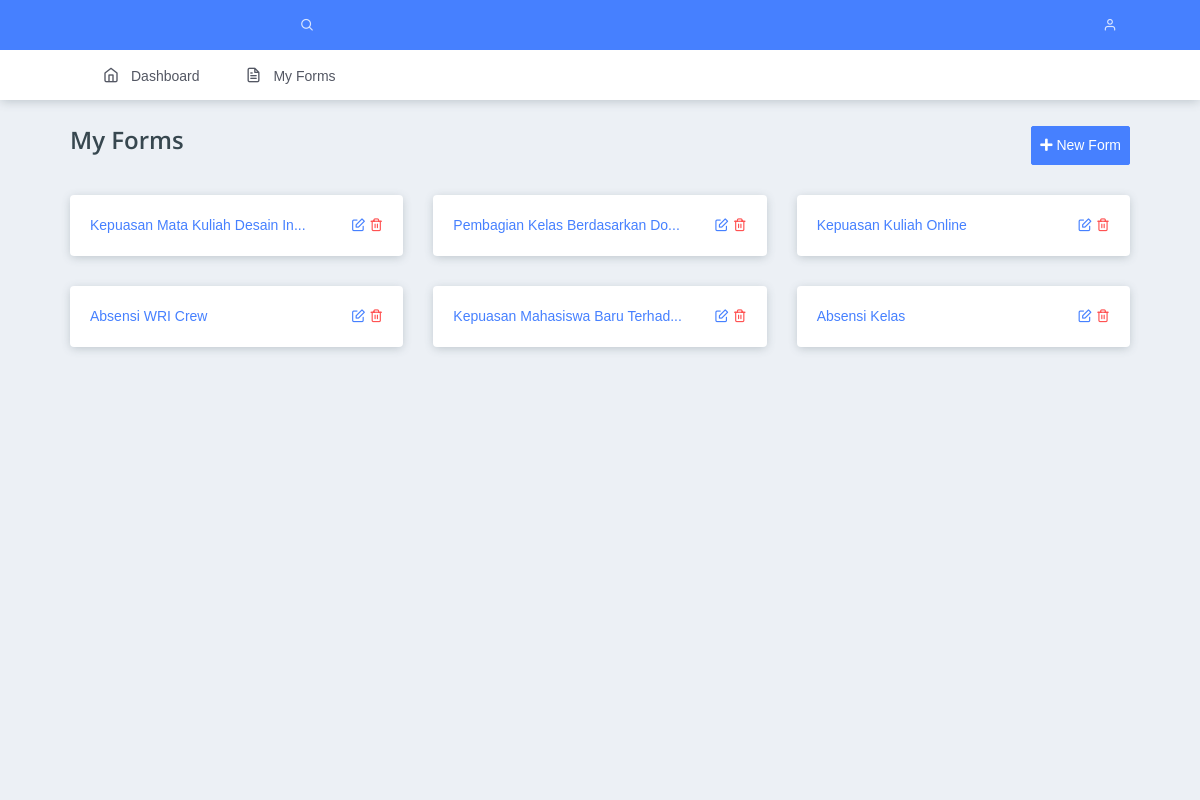
/layouts/master.php?p=myforms (signed in), run on the app's committed database.
### tables this page shows
CREATE TABLE `forms` (
  `form_id` int(11) NOT NULL,
  `user_id` int(11) NOT NULL,
  `form_name` varchar(100) NOT NULL,
  `form_desc` text DEFAULT NULL,
  `form_url` varchar(100) DEFAULT NULL
);

### content/myforms.php (the view, shortened to what this page needs)
<div class="pcoded-main-container">
    <div class="pcoded-wrapper container">
        <div class="pcoded-content">
            <div class="pcoded-inner-content">
                <div class="main-body">
                    <div class="page-wrapper">
                        <div class="page-header">
                            <div class="page-block">
                                <div class="row align-items-center">
                                    <div class="col-md-12">
                                        <div class="page-header-title d-flex justify-content-between">
                                            <h4 class="m-b-10">My Forms</h4>
                                            <button class="btn btn-primary btn-sm" data-toggle="modal" data-target="#newForm"><i class="fa fa-plus"></i> New Form</button>
                                        </div>
                                    </div>
                                </div>
                            </div>
                        </div>
                        <div class="row">
                            <?php
                            $query = mysqli_query($connect, "SELECT * FROM forms WHERE user_id='$user_id' ORDER BY form_id DESC");
                            while ($data = mysqli_fetch_array($query)) {
                            ?>
                                <div class="col-md-6 col-lg-4">
                                    <a href="?p=form&id=<?php echo $data['form_id']; ?>">
                                        <div class="card">
                                            <div class="card-body d-flex justify-content-between">
                                                <?php
                                                if (strlen($data['form_name']) > 30) {
                                                    $data['form_name'] = substr($data['form_name'], 0, 30) . '...';
                                                }
                                                echo $data['form_name']; ?>
                                                <div>
                                                    <a href="#" title="Edit" class="pull-right"><i class="feather icon-edit"></i></a>
                                                    <a href="../process/delete.php?table=forms&form_id=<?php echo $id; ?>&url=myforms" title="Delete" class="pull-right"><i class="feather icon-trash-2 text-danger"></i></a>
                                                </div>
                                            </div>
                                        </div>
                                    </a>
                                </div>
                            <?php
                            }
                            ?>
                        </div>
                    </div>
                </div>
            </div>
        </div>
    </div>
</div>

### data on the page
forms: form_name "Kepuasan Mata Kuliah Desain In..."
forms: form_name "Pembagian Kelas Berdasarkan Do..."
forms: form_name "Kepuasan Kuliah Online"
forms: form_name "Absensi WRI Crew"
forms: form_name "Kepuasan Mahasiswa Baru Terhad..."
forms: form_name "Absensi Kelas"
